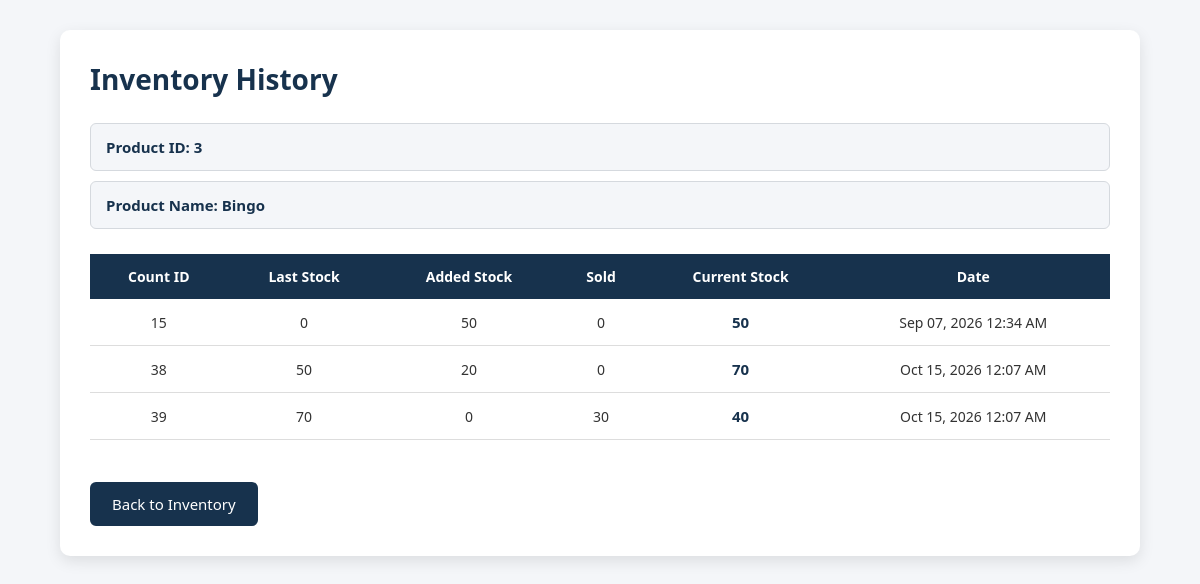
Screenshot of /diser/inventory/inventory_history.php?product_id=3 with the database file from the repository.
### tables this page shows
CREATE TABLE IF NOT EXISTS `products` (
  `product_id` int NOT NULL AUTO_INCREMENT,
  `product_name` varchar(100) DEFAULT NULL,
  `product_photo` varchar(255) DEFAULT NULL,
  `product_description` varchar(100) DEFAULT NULL,
  `company_name` varchar(250) DEFAULT NULL,
  `product_price` decimal(10,2) NOT NULL,
  PRIMARY KEY (`product_id`)
);

CREATE TABLE IF NOT EXISTS `inventory_counts` (
  `count_id` int NOT NULL AUTO_INCREMENT,
  `product_id` int NOT NULL,
  `last_stock` int NOT NULL DEFAULT '0',
  `added_stock` int NOT NULL DEFAULT '0',
  `sold` int NOT NULL DEFAULT '0',
  `current_stock` int GENERATED ALWAYS AS (((`last_stock` + `added_stock`) - `sold`)) STORED,
  `count_date` timestamp NULL DEFAULT CURRENT_TIMESTAMP,
  PRIMARY KEY (`count_id`),
  KEY `product_id` (`product_id`)
);

### diser/inventory/inventory_history.php (the view, shortened to what this page needs)
<?php
require_once "../../database/db.php";
$product_id = (int) $_GET['product_id'];
$sql = "SELECT product_id, product_name
        FROM products
        WHERE product_id = ?";
$stmt = mysqli_prepare($conn, $sql);
mysqli_stmt_bind_param($stmt, "i", $product_id);
mysqli_stmt_execute($stmt);
$result = mysqli_stmt_get_result($stmt);
$product = mysqli_fetch_assoc($result);
?>
<!DOCTYPE html>
<html lang="en">
<head>
    <link rel="stylesheet" href="../../design/addinventory-history.css">
</head>
<body>
<div class="history-container">
    <h2>
        Inventory History
    </h2>
    <h3>
        Product ID:
        <?php echo $product['product_id']; ?>
    </h3>
    <h3>
        Product Name:
        <?php echo htmlspecialchars($product['product_name']); ?>
    </h3>
    <table>
        <thead>
            <tr>
                <th>Count ID</th>
                <th>Last Stock</th>
                <th>Added Stock</th>
                <th>Sold</th>
                <th>Current Stock</th>
                <th>Date</th>
            </tr>
        </thead>
        <tbody>
        <?php
        $sql = "SELECT
                    count_id,
                    last_stock,
                    added_stock,
                    sold,
                    current_stock,
                    count_date
                FROM inventory_counts
                WHERE product_id = ?
                ORDER BY count_id ASC";
        $stmt = mysqli_prepare($conn, $sql);
        mysqli_stmt_bind_param(
            $stmt,
            "i",
            $product_id
        );
        mysqli_stmt_execute($stmt);
        $result = mysqli_stmt_get_result($stmt);
        while ($row = mysqli_fetch_assoc($result)) {
        ?>
            <tr>
                <td>
                    <?php echo $row['count_id']; ?>
                </td>
                <td>
                    <?php echo $row['last_stock']; ?>
                </td>
                <td>
                    <?php echo $row['added_stock']; ?>
                </td>
                <td>
                    <?php echo $row['sold']; ?>
                </td>
                <td>
                    <strong>
                        <?php echo $row['current_stock']; ?>
                    </strong>
                </td>
                <td>
                    <?php
                    echo date(
                        'M d, Y h:i A',
                        strtotime($row['count_date'])
                    );
                    ?>
                </td>
            </tr>
        <?php
        }
        ?>
        </tbody>
    </table>
    <br>
    <a href="inventory.php">
        Back to Inventory
    </a>
</div>
</body>
</html>

### design/addinventory-history.css (style rules this page uses)
* { margin: 0; padding: 0; box-sizing: border-box; font-family: 'Segoe UI', Tahoma, Geneva, Verdana, sans-serif; }
body { background: #f4f6f9; min-height: 100vh; }
.history-container { background: #fff; width: 90%; max-width: 1200px; margin: 30px auto; padding: 30px; border-radius: 10px; box-shadow: 0 5px 15px rgba(0, 0, 0, .1); }
.history-container h2 { color: #17324d; font-size: 28px; font-weight: 600; margin-bottom: 25px; }
.history-container h3 { color: #17324d; font-size: 15px; font-weight: 600; background: #f4f6f9; border: 1px solid #d5d9de; padding: 13px 15px; border-radius: 6px; margin-bottom: 10px; }
.history-container table { width: 100%; border-collapse: collapse; margin-top: 25px; }
.history-container table th { background: #17324d; color: #fff; padding: 13px; text-align: center; font-size: 14px; }
.history-container table td { padding: 13px; border-bottom: 1px solid #ddd; text-align: center; color: #333; font-size: 14px; }
.history-container table td strong { color: #17324d; font-size: 15px; }
.history-container > a { display: inline-block; margin-top: 20px; background: #17324d; color: #fff; text-decoration: none; padding: 12px 22px; border-radius: 6px; font-size: 15px; transition: .3s; }

### rows the page displays
products: product_id "3", product_name "Bingo"
inventory_counts: count_id "15", last_stock "0", added_stock "50", sold "0", current_stock "50", count_date "Sep 07, 2026 12:34 AM"
inventory_counts: count_id "38", last_stock "50", added_stock "20", sold "0", current_stock "70", count_date "Oct 15, 2026 12:07 AM"
inventory_counts: count_id "39", last_stock "70", added_stock "0", sold "30", current_stock "40", count_date "Oct 15, 2026 12:07 AM"
